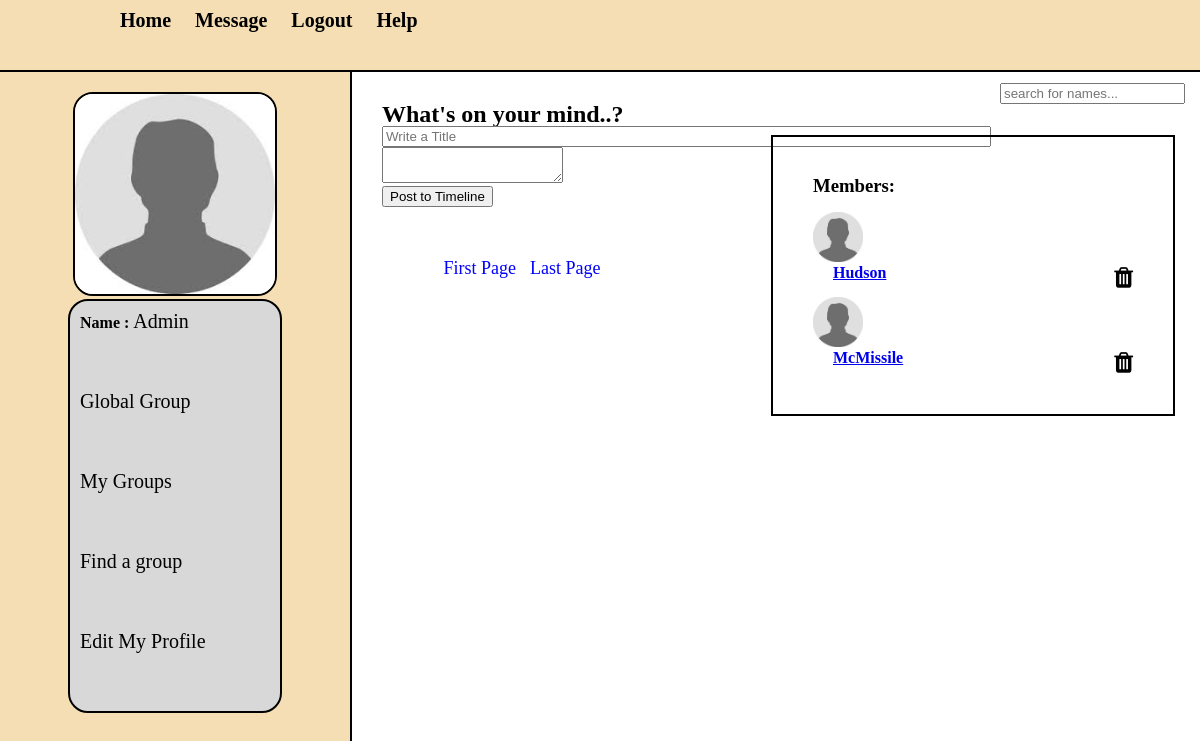
The page /group_profile.php?topic_id=5&topic_name=Pigs (signed in) on the database its author committed.
### tables this page shows
CREATE TABLE `users` (
  `users_id` int(255) NOT NULL,
  `first_name` varchar(255) NOT NULL,
  `last_name` varchar(255) NOT NULL,
  `email` varchar(255) NOT NULL,
  `password` varchar(255) NOT NULL,
  `user_image` varchar(256) NOT NULL,
  `status` text NOT NULL,
  `dp_value` int(11) NOT NULL,
  `checkgit` int(255) NOT NULL
);

CREATE TABLE `user_group` (
  `id` int(11) NOT NULL,
  `users_id` int(11) NOT NULL,
  `topic_id` int(11) NOT NULL
);

### group_profile.php (the view, shortened to what this page needs)
<?php
include "session.php";
?>
<!DOCTYPE html>
<html>
<head>
    <link rel= "stylesheet" href="style/home_style.css" media ="all"/>
    <link rel="stylesheet" href="https://cdnjs.cloudflare.com/ajax/libs/font-awesome/4.7.0/css/font-awesome.min.css" />
    <link rel="stylesheet" href="//code.jquery.com/ui/1.12.1/themes/base/jquery-ui.css">
    <link href="https://cdnjs.cloudflare.com/ajax/libs/summernote/0.8.9/summernote-lite.css" rel="stylesheet">
    </head>
<body>
    <div class='container'  style="width:100%;">
        <div id= "head_wrap">
            <div id="header">
                <ul id="menu">
                <li><a href="home.php">Home</a></li>
                <li><a href="members.php">Message</a></li>
                <li><a href="logout.php">Logout</a></li>
                    <li><a href="help.php">Help</a></li>
                </ul>
            </div>
        </div>
  <form method="get" action="search.php" id="form1" style="float:right;width: 200px;">
                <input type = "text" name = "search_text" id = "search_text"  autocomplete="false" placeholder = "search for names..."/>
                    <br>
              </form>
        <div class = "content">
            <div id= "user_timeline">
                <div id="user_details">
                    <?php
                    $user = $_SESSION['email'];
                    $topic_id=$_GET['topic_id'];
                    $topic_title = $_GET['topic_name'];
                    $get_user = "select * from users where email = '$user'";
                    $run_user = mysqli_query($connection,$get_user);
                    $row=mysqli_fetch_array($run_user);
                    $users_id = $row['users_id'];
                    $last_name = $row['last_name'];
                    $user_image=$row['user_image'];
                    $dp_value = $row['dp_value'];
                    if($dp_value != '0')
                    {
                            echo "
                    <center><img src='user/user_images/$user_image' width='200' height='200'/></center>";
                    }
                    else{
                        echo "
                    <center><img src='$user_image' width='200' height='200'/></center>";
                    }
                    echo "
                    <div id='user_mention'>
                   <p><strong>Name : </strong> <a href='my_profile.php?id=$users_id'> $last_name </a> </p>
                    <p><a href='my_global.php'> Global Group </a> </p>
                     <p><a href='my_groups.php'> My Groups </a> </p>
                     <p><a href='my_findgroup.php'> Find a group</a> </p>
                     <p><a href='my_editprofile.php'> Edit My Profile </a> </p>
                    </div>";
                    ?>
                </div>
            </div>
            <div id= "content_timeline">
              <div>
                <form id="postform" >
                <h2> What's on your mind..?</h2>
                    <input type="text" id="title" name="title" placeholder="Write a Title" size="73"/><br/>
                     <textarea id="summernote" name="summernote">
                         </textarea>
                    <?php
                    $getarchive="SELECT * from archive_info where topic_id ='$topic_id'";
                    $result = mysqli_query($connection, $getarchive);
                    $row=mysqli_fetch_array($result);
                    $archive_action = $row['archive_action'];
                    if($archive_action == 'unarchive')
                    {
                        echo " <input type='submit' name='$topic_title' class='sub-group' value='Post to Timeline' />";
                    }
                    else{
                        echo " You can't post";
                    }
                    ?>
                  </form>
                </div>
                     <br><br>
                    <?php get_group_posts($topic_id,$users_id);
    $per_page=5;
        $query = "select * from posts where global is  NULL ";
        $result = mysqli_query($connection,$query);
        $total_posts= mysqli_num_rows($result);
        $total_pages = ceil($total_posts / $per_page);
 echo"
    <center>
    <div id='pagenation'>
    <a href='?page=1&topic_id=$topic_id&topic_name=$topic_title'>First Page</a>
    ";
    echo "<a href='?page=$total_pages&topic_id=$topic_id&topic_name=$topic_title'>Last Page</a></center></div>";
if ($users_id == 21){
                ?>
            </div>
            <div id="members_div" >
            <h3 >Members: </h3>
                <?php members_list($topic_id,$users_id); ?>
            </div>
            <?php } ?>
         </div>
</body>
</html>

### session.php (shortened to what this page needs)
<?php
	$connection=mysqli_connect("localhost","admin","monarchs","pet_finder") or die("Connection Failed");
        ?>
<?php
function get_group_posts($topic_id,$users_id){
    global $connection;
    $user = $_SESSION['email'];
    $get_posts="select dp_value,users_id from users where email='$user'";
    $run_posts = mysqli_query($connection,$get_posts);
    while($row_posts = mysqli_fetch_array($run_posts,MYSQLI_ASSOC) ){
       $users_id = $row_posts['users_id'];
         ?>
       <?php
    }
}
        ?>
<?php
function members_list($topic_id,$users_id){
     global $connection;
    $sql= "SELECT ug.users_id,first_name,last_name,user_image FROM `users` as u,user_group as ug where ug.users_id=u.users_id and ug.topic_id=$topic_id and ug.users_id <> 21";
     $result = mysqli_query($connection,$sql);
    while($row_members = mysqli_fetch_array($result,MYSQLI_ASSOC) ){
           $last_name = $row_members['last_name'];
           $user_image = $row_members['user_image'];
            $members_user_id = $row_members['users_id'];
        ?>
        <div id="members">
   <br>
     <p> <img src='user/user_images/<?php echo $user_image; ?>' width='50', height='50' ></p>
    <span><strong><a href='my_profile.php?id=<?php echo $members_user_id; ?>'><?php echo $last_name ; ?></a></strong>   </span>
       <?php
      if ($users_id== 21){
                  echo "<i class='fa fa-trash deleteusers' data-id1='$members_user_id' data-id2 = '$topic_id' style='font-size:24px; color:black; float:right;'> </i> ";
        }
        ?>
</div>
   <?php
  }
}
        ?>

### style/home_style.css (style rules this page uses)
html, body, div, span, applet, object, iframe, h1, h2, h3, h4, h5, h6, p, blockquote, pre, a, abbr, acronym, address, big, cite, code, del, dfn, em, img, ins, kbd, q, s, samp, small, strike, strong, sub, sup, tt, var, b, u, i, center, dl, dt, dd, ol, ul, li, fieldset, form, label, legend, table, caption, tbody, tfoot, thead, tr, th, td, article, aside, canvas, details, embed, figure, figcaption, footer, header, hgroup, menu, nav, output, ruby, section, summary, time, mark, audio, video { margin: 0; padding: 0; border: 0; }
body { line-height: 1; background-color: white; }
.container { overflow: hidden; margin:0; padding: 0; }
#head_wrap { width:100%; height: 50px; margin: 0 auto; padding: 10px; border-bottom: 2px solid black; background: wheat; }
#header { margin: 0 auto; width: 1000px; height: 10px; }
#menu { line-height: :35px; padding: 0; margin: 0; float: left; }
#menu li { display: inline; list-style: none; }
#menu a { margin:5px; padding : 5px; text-decoration: none; color: black; font-size: 20px; font-weight: bold; }
#form1 { float: right; line-height: 35px; padding-top: 3px; }
.content { width:10000px; margin: 0 auto; }
#user_timeline { background: wheat; width:350px; float: left; height: 900px; border-right: 2px solid black; }
#user_details { padding:20px; margin-bottom: 10px; }
#user_details img { border:2px solid black; border-radius: 20px; }
#user_details p { margin-bottom:50px; padding: 5px; }
#user_details a { color: black; font-size: 20px; text-decoration: none; }
#user_mention { background: #D8D8D8; border:2px solid black; border-radius: 20px; width: 200px; margin: 0 auto; padding: 5px; }
#content_timeline { float: left; width: 280px; padding: 30px; }
#pagenation { margin-top: 20px; }
#pagenation a { color:blue; text-decoration: none; font-size: 10px; margin: 5px; }
#pagenation a { color: blue; text-decoration: none; font-size: 18px; margin: 5px; }
.fa { font-size: 1.2em; }
i { color: blue; }
#members_div { width: 320px; float: right; padding: 40px; border: 2px solid black; margin: 25px; }

### rows shown on the page
users: user_image (placeholder picture), last_name "Admin"
user_group: users.user_image (placeholder picture), users.last_name "Hudson"
user_group: users.user_image (placeholder picture), users.last_name "McMissile"
